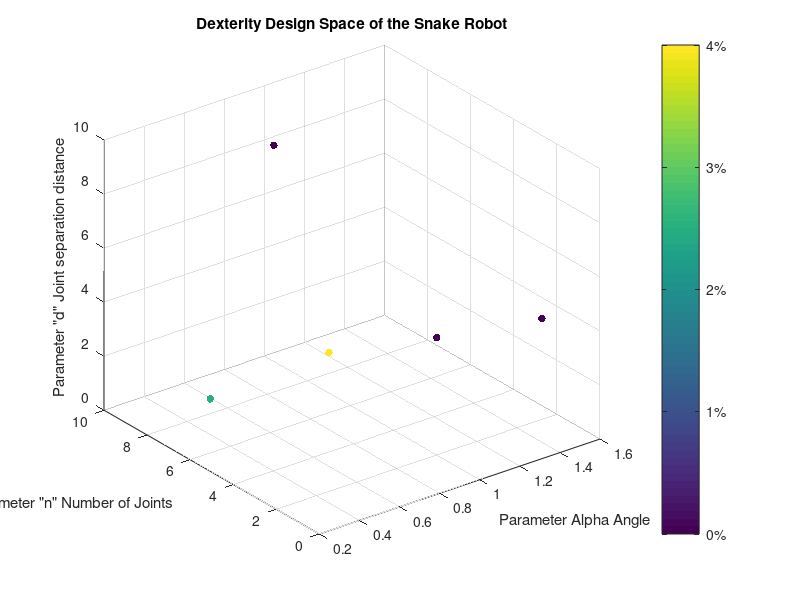

MATLAB code to generate this figure:
function plotDesignSpace()
clc
clf
figure(1)
title('Dexterity Design Space of the Snake Robot')
xlabel('Parameter Alpha Angle')
ylabel('Parameter "n" Number of Joints')
zlabel('Parameter "d" Joint separation distance')
colorbar('Location', 'EastOutside', 'YTickLabel',...
{'0%','1%', '2%','3%','4%','5%','6%','7%','8%','9%','10%','11%','12%','13%','14%','15%'})
view(3)
grid on


alpha = [0.3 1.3100 0.9400 1.3100 1.4300 1]; 
d     = [2 5.1900 8.4100 5.1900 1.4300 1.5]; 
n     = [6 0 9 0 6 7]; 
Output = [-0.0585837 -0.0035 0 -0.0035 -0.0013 -0.1];

% %Design Colour Layers
% ColourScale = linspace(0,10,15);

for ii = 1:length(alpha)
    %Create Color from Dexterity
    nc = 11;
    offset = 1;
    response = -100*Output(ii);
    c = round((nc-1-2*offset)*response/10+1+offset);

    scatter3(alpha(ii), n(ii), d(ii), 30, c,'filled') 
    hold on
    pause(1)
end


title('Dexterity Design Space of the Snake Robot')
xlabel('Parameter Alpha Angle')
ylabel('Parameter "n" Number of Joints')
zlabel('Parameter "d" Joint separation distance')
colorbar('Location', 'EastOutside', 'YTickLabel',...
{'0%','1%', '2%','3%','4%','5%','6%','7%','8%'})

end